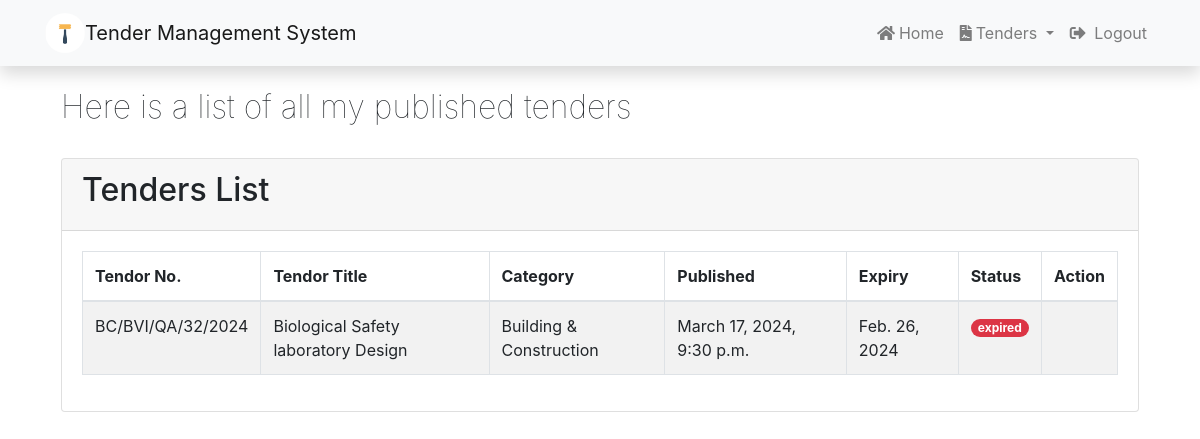
The app's page /tenders/published (signed in), older data.
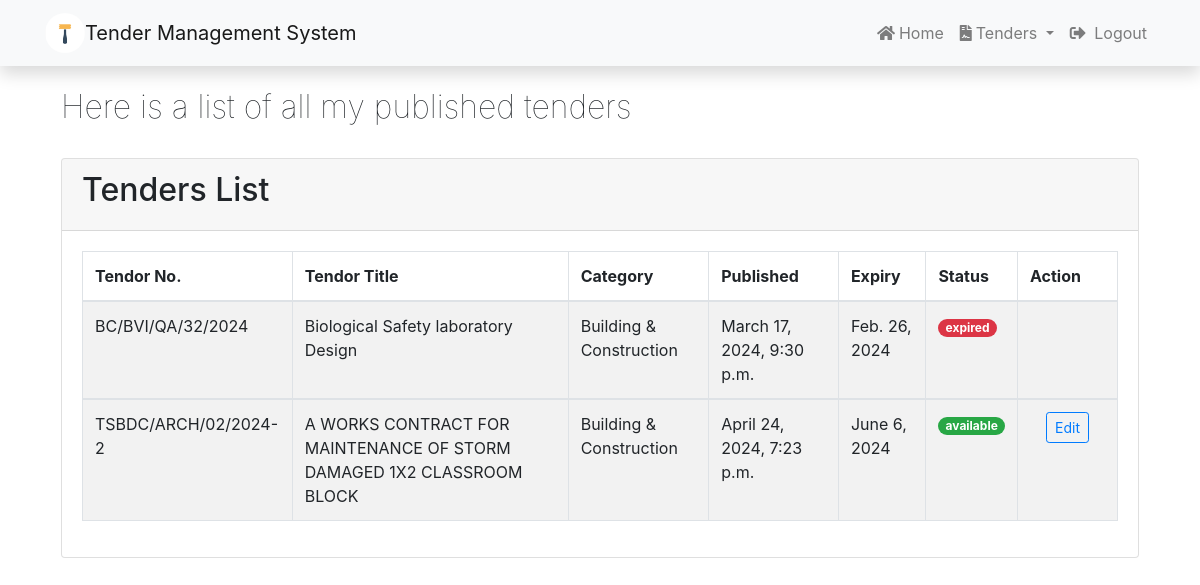
The same page, newer data.
### tender/models.py (models this page shows, shortened)
class Tender(models.Model):
    status_choices = [
        ('assigned', 'Assigned'),
        ('available', 'Available'),
        ('expired', 'Expired'),
    ]
    tender_no = models.CharField(max_length=20, unique=True)
    title = models.CharField(max_length=200)
    description = models.TextField()
    category = models.ForeignKey(Category, on_delete=models.DO_NOTHING)
    location = models.CharField(max_length=100)
    created_at = models.DateTimeField(auto_now_add=True)
    updated_at = models.DateTimeField(auto_now=True)
    status = models.CharField(max_length=20, choices=status_choices, default='available')
    document = models.FileField(upload_to='tender_documents/')
    publisher = models.ForeignKey(User, on_delete=models.PROTECT,related_name='owned_tenders')
    winner = models.ForeignKey(User, on_delete=models.PROTECT, null=True, blank=True, related_name='won_tenders')
    watchers = models.ManyToManyField(User, related_name='watchlist', blank=True)
    due_date = models.DateField()

class Category(models.Model):
    name = models.CharField(max_length=100)
    icon = models.CharField(max_length=100)

### tender/views.py (the view)
# urls.py: path('published', views.published_tenders, name='published_tenders'),
@login_required
def published_tenders(request):
    owner = request.user
    tendersByOwner = Tender.objects.filter(publisher = owner)
    return render(request,'tenders/published-tenders.html',{
             'TendersByOwner': tendersByOwner
        })

### templates/tenders/published-tenders.html (shortened to what this page needs)
{%extends 'base.html'%} {%block content%}
<div class="container mt-4 p-3">
  <div class="container mt-5 mb-5 text-center">
    <div class="row">
      <div class="col-md-12 mb-4">
        <div class="title-wrap d-flex justify-content-between">
          <div class="title-box">
            <h2 class="title-a" style="font-weight: 100">
              Here is a list of all my published tenders
            </h2>
          </div>
        </div>
      </div>
      <div class="container">
        <div class="card">
          <div class="card-header text-left">
            <h2>Tenders List</h2>
          </div>
          <div class="card-body">
            <table class="table table-striped table-bordered nowrap text-left">
              <thead>
                <tr>
                  <th>Tendor No.</th>
                  <th>Tendor Title</th>
                  <th>Category</th>
                  <th>Published</th>
                  <th>Expiry</th>
                  <th>Status</th>
                  <th>Action</th>
                </tr>
              </thead>
              {% if TendersByOwner %} {%for tender in TendersByOwner%}
              <tbody>
                <td>{{tender.tender_no}}</td>
                <td>{{tender.title}}</td>
                <td>{{tender.category.name}}</td>
                <td>{{tender.created_at}}</td>
                <td>{{tender.due_date}}</td>
                {%if tender.status == 'available'%}
                <td>
                  <span class="badge badge-pill badge-success"
                    >{{tender.status}}</span
                  >
                </td>
                {%elif tender.status == 'assigned'%}
                <td>
                  <span class="badge badge-pill badge-secondary"
                    >{{tender.status}}</span
                  >
                </td>
                {%else%}
                <td>
                  <span class="badge badge-pill badge-danger"
                    >{{tender.status}}</span
                  >
                </td>
                {%endif%} {%if tender.status == 'available'%}
                <td>
                  <div class="px-3">
                    <a href="#!" class="btn btn-sm btn-outline-primary"
                      >Edit
                    </a>
                  </div>
                </td>
                {%else%}
                <td></td>
                {%endif%} {%endfor%} {% endif%}
            </table>
          </div>
        </div>
      </div>
    </div>
  </div>
</div>
{%endblock%}

### templates/base.html (shortened to what this page needs)
{%load static%}
<!DOCTYPE html>
<html lang="en">
  <head>
    <link
      href="https://maxcdn.bootstrapcdn.com/bootstrap/4.5.2/css/bootstrap.min.css"
      rel="stylesheet"
    />
    <link
      href="https://cdnjs.cloudflare.com/ajax/libs/font-awesome/5.15.4/css/all.min.css"
      rel="stylesheet"
    />
    <link rel="stylesheet" href="{% static 'css/style.css' %}" />
  </head>
  <body>
    {% include 'partials/navbar.html' %}
    {% block content %} {% endblock %} {% include 'partials/alert.html' %}
  </body>
</html>

### templates/partials/navbar.html (shortened to what this page needs)
{%load static%}
<nav class="navbar navbar-expand-lg navbar-light bg-light shadow fixed-top">
  <div class="container">
    <a class="navbar-brand" href="{% url 'index' %}">
      <div class="d-flex align-items-center">
        <div
          class="rounded-circle overflow-hidden"
          style="width: 40px; height: 40px"
        >
          <img
            src="{% static 'images/logo.png' %}"
            alt="Tender Management System Logo"
            class="w-100 h-100"
          />
        </div>
        Tender Management System
      </div>
    </a>
    <div class="collapse navbar-collapse" id="navbarNav">
      <ul class="navbar-nav ml-auto">
        {%if user.is_authenticated%}
         {% if not user.is_superuser %}
        <li class="nav-item">
          <a class="nav-link" href="{% url 'dashboard' %}"
            ><i class="fas fa-home mr-1"></i>Home</a
          >
        </li>
        <li class="nav-item dropdown">
          <a
            class="nav-link dropdown-toggle"
            href="#"
            id="navbarDropdown"
            role="button"
            data-toggle="dropdown"
            aria-haspopup="true"
            aria-expanded="false"
          >
            <i class="fas fa-file-contract mr-1"></i>Tenders
          </a>
        </li>
        {% endif %}
        <li class="nav-item">
          <a class="nav-link" href="{% url 'logout' %}"
            ><i class="fas fa-sign-out-alt mr-1"></i> Logout</a
          >
        </li>
        {%endif%}
      </ul>
    </div>
  </div>
</nav>

Row changes from the older to the newer data that the page shows:
added Tender: tender_no "TSBDC/ARCH/02/2024-2", title "A WORKS CONTRACT FOR MAINTENANCE OF STORM DAMAGED 1X2 CLASSROOM BLOCK", category.name "Building & Construction", created_at "April 24, 2024, 7:23 p.m.", due_date "June 6, 2024", status "available", shows "Edit"
